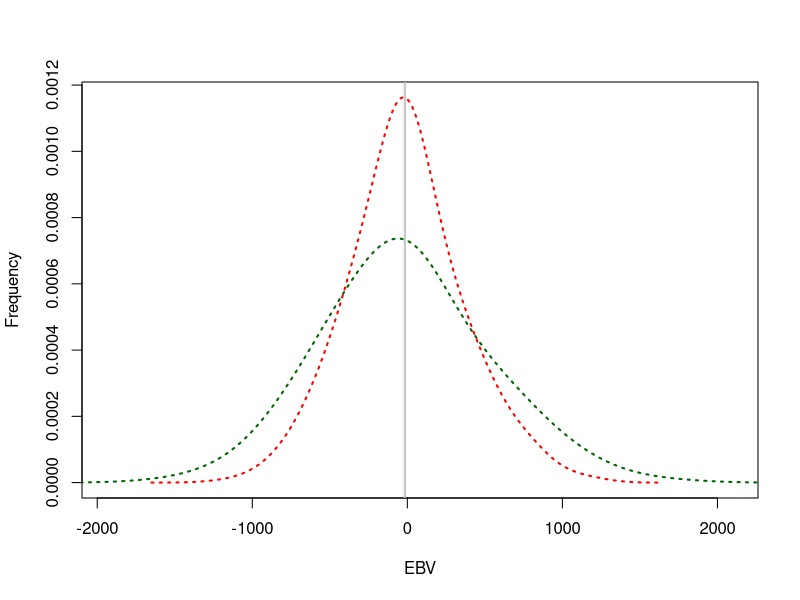

Reproduce this figure in R.
#!/usr/bin/Rscript

# using EBVs as an example
## import EBVs
EBV_A <- read.table('example/EBV_A.txt',stringsAsFactors = F)[,2]
EBV_B <- read.table('example/EBV_B.txt',stringsAsFactors = F)[,2]
#EBV_A <- rnorm(10000,mean=0,100)
#EBV_B <- rnorm(10000,mean=100,100)

## compute the kernels of the EBVs
densEBV_A <- density(EBV_A,adjust=2)
densEBV_B <- density(EBV_B,adjust=2)

## for plotting, determine x and y axis
(xlims <- round(range(c(EBV_A,EBV_B)),2))
(xlims <- xlims+c(-200,200)) ## just fudging the the tails of the graph
(ylims <- range(c(densEBV_A$y,densEBV_B$y)))

### plot the normal density curve
pdf('example.pdf')
plot(1,xlim=xlims,ylim=ylims,xlab='EBV',ylab='Frequency')
lines(densEBV_A,lty="dotted",col="darkgreen",lwd=2) 
lines(densEBV_B,lty="dotted",col="red",lwd=2) 

## add lines for the means if needed
abline(v=mean(EBV_A),col='grey',lwd=1)
abline(v=mean(EBV_B),col='grey',lwd=1)
dev.off()


### other plotting tools "tiff" instead of pdf
dpi=300;width.cm<-14;height.cm<-14;width.in<-width.cm/2.54;height.in<-height.cm/2.54
tiff(file=outfile,width=width.in*dpi,height=height.in*dpi,units="px",res=dpi,compress="lzw")
par(mar=c(4,4,1,0.1))

dev.off()
